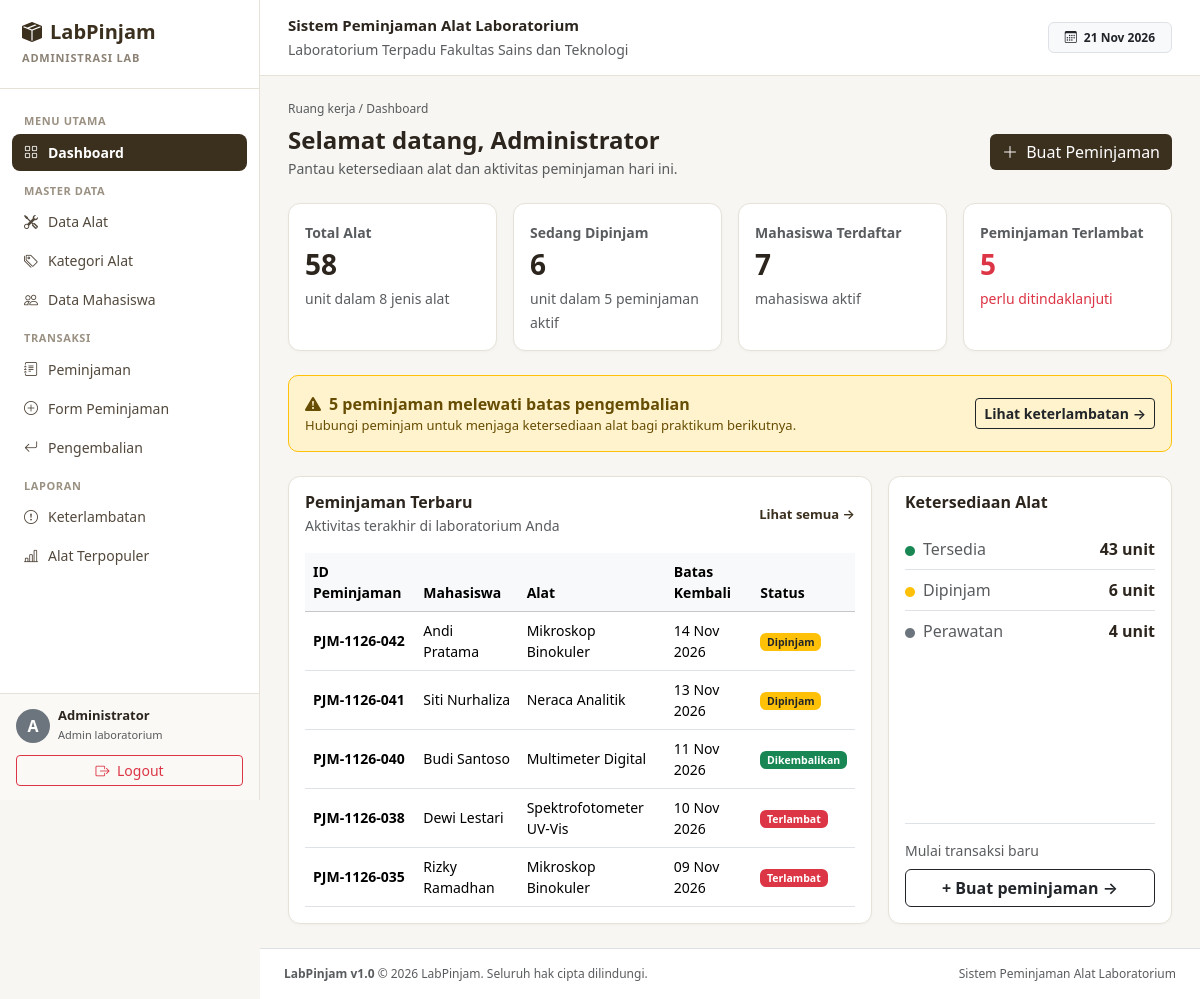
The app's page /index.php (signed in) with its own data.
### tables this page shows
CREATE TABLE `peminjaman` (
  `id` int(11) NOT NULL,
  `kode_peminjaman` varchar(30) NOT NULL,
  `mahasiswa_id` int(11) NOT NULL,
  `alat_id` int(11) NOT NULL,
  `admin_id` int(11) NOT NULL,
  `jumlah` int(11) NOT NULL,
  `tanggal_pinjam` date NOT NULL,
  `tanggal_jatuh_tempo` date NOT NULL,
  `tanggal_kembali` date DEFAULT NULL,
  `keperluan` text DEFAULT NULL,
  `status` enum('Dipinjam','Dikembalikan','Terlambat') NOT NULL DEFAULT 'Dipinjam'
);

CREATE TABLE `mahasiswa` (
  `id` int(11) NOT NULL,
  `nim` varchar(20) NOT NULL,
  `nama` varchar(100) NOT NULL,
  `prodi` varchar(100) DEFAULT NULL,
  `no_hp` varchar(20) DEFAULT NULL
);

CREATE TABLE `alat` (
  `id` int(11) NOT NULL,
  `kode_alat` varchar(20) NOT NULL,
  `nama_alat` varchar(100) NOT NULL,
  `kategori_id` int(11) NOT NULL,
  `stok_total` int(11) NOT NULL DEFAULT 0,
  `stok_tersedia` int(11) NOT NULL DEFAULT 0,
  `lokasi_penyimpanan` varchar(100) DEFAULT NULL,
  `kondisi` enum('Baik','Perawatan','Rusak') NOT NULL DEFAULT 'Baik'
);

### includes/auth.php (called while the page is built, shortened)
<?php
function e($string) {
    return htmlspecialchars((string)$string, ENT_QUOTES, 'UTF-8');
}

### index.php (the view, shortened to what this page needs)
<?php
require_once 'includes/auth.php';
require_once 'config/database.php';
$breadcrumb  = 'Ruang kerja / Dashboard';
$active_menu = 'dashboard';
$stat_alat = ['jenis' => 0, 'total_unit' => 0, 'tersedia' => 0];
$stat_pinjam = ['transaksi' => 0, 'unit' => 0];
$total_mahasiswa = 0;
$total_terlambat = 0;
$unit_perawatan = 0;
$peminjaman_terbaru = [];
try {
    $stat_alat = $pdo->query("
        SELECT COUNT(*) AS jenis,
               COALESCE(SUM(stok_total), 0) AS total_unit,
               COALESCE(SUM(stok_tersedia), 0) AS tersedia
        FROM alat
    ")->fetch();
    $unit_perawatan = (int) $pdo->query("
        SELECT COALESCE(SUM(stok_total), 0) FROM alat WHERE kondisi = 'Perawatan'
    ")->fetchColumn();
    $stat_pinjam = $pdo->query("
        SELECT COUNT(*) AS transaksi,
               COALESCE(SUM(jumlah), 0) AS unit
        FROM peminjaman
        WHERE status IN ('Dipinjam', 'Terlambat')
    ")->fetch();
    $total_mahasiswa = (int) $pdo->query("SELECT COUNT(*) FROM mahasiswa")->fetchColumn();
    $total_terlambat = (int) $pdo->query("
        SELECT COUNT(*) FROM peminjaman
        WHERE status = 'Terlambat' OR (status = 'Dipinjam' AND tanggal_jatuh_tempo < CURDATE())
    ")->fetchColumn();
    $peminjaman_terbaru = $pdo->query("
        SELECT p.kode_peminjaman, m.nama AS nama_mahasiswa, a.nama_alat,
               p.tanggal_jatuh_tempo, p.status
        FROM peminjaman p
        JOIN mahasiswa m ON p.mahasiswa_id = m.id
        JOIN alat a ON p.alat_id = a.id
        ORDER BY p.id DESC
        LIMIT 5
    ")->fetchAll();
} catch (PDOException $e) {
    $error_db = "Gagal memuat data dashboard: " . $e->getMessage();
}
require_once 'includes/header.php';
?>
<div class="d-flex justify-content-between align-items-center mb-4">
    <div>
        <h4 class="fw-bold mb-1">Selamat datang, <?= e($_SESSION['admin_nama']) ?></h4>
        <p class="text-muted mb-0" style="font-size: 14px;">Pantau ketersediaan alat dan aktivitas peminjaman hari ini.</p>
    </div>
    <a href="peminjaman/tambah.php" class="btn btn-brown">
        <i class="bi bi-plus-lg me-1"></i> Buat Peminjaman
    </a>
</div>
<div class="row g-3 mb-4">
    <div class="col-md-3">
        <div class="card-custom p-3 h-100">
            <small class="text-muted fw-semibold">Total Alat</small>
            <h3 class="fw-bold my-1"><?= e($stat_alat['total_unit']) ?></h3>
            <small class="text-muted">unit dalam <?= e($stat_alat['jenis']) ?> jenis alat</small>
        </div>
    </div>
    <div class="col-md-3">
        <div class="card-custom p-3 h-100">
            <small class="text-muted fw-semibold">Sedang Dipinjam</small>
            <h3 class="fw-bold my-1"><?= e($stat_pinjam['unit']) ?></h3>
            <small class="text-muted">unit dalam <?= e($stat_pinjam['transaksi']) ?> peminjaman aktif</small>
        </div>
    </div>
    <div class="col-md-3">
        <div class="card-custom p-3 h-100">
            <small class="text-muted fw-semibold">Mahasiswa Terdaftar</small>
            <h3 class="fw-bold my-1"><?= e($total_mahasiswa) ?></h3>
            <small class="text-muted">mahasiswa aktif</small>
        </div>
    </div>
    <div class="col-md-3">
        <div class="card-custom p-3 h-100">
            <small class="text-muted fw-semibold">Peminjaman Terlambat</small>
            <h3 class="fw-bold my-1 text-danger"><?= e($total_terlambat) ?></h3>
            <small class="text-danger">perlu ditindaklanjuti</small>
        </div>
    </div>
</div>
<?php if ($total_terlambat > 0): ?>
<div class="alert alert-warning d-flex justify-content-between align-items-center border-warning mb-4" style="border-radius: 10px;">
    <div>
        <strong><i class="bi bi-exclamation-triangle-fill me-2"></i><?= e($total_terlambat) ?> peminjaman melewati batas pengembalian</strong>
        <div style="font-size: 13px;">Hubungi peminjam untuk menjaga ketersediaan alat bagi praktikum berikutnya.</div>
    </div>
    <a href="laporan/keterlambatan.php" class="btn btn-sm btn-outline-dark fw-semibold">Lihat keterlambatan &rarr;</a>
</div>
<?php endif; ?>
<div class="row g-3">
    <div class="col-lg-8">
        <div class="card-custom p-3 h-100">
            <div class="d-flex justify-content-between align-items-center mb-3">
                <div>
                    <h6 class="fw-bold mb-0">Peminjaman Terbaru</h6>
                    <small class="text-muted">Aktivitas terakhir di laboratorium Anda</small>
                </div>
                <a href="peminjaman/index.php" class="text-decoration-none fw-semibold" style="font-size: 13px; color: #3b2f1e;">
                    Lihat semua &rarr;
                </a>
            </div>
            <div class="table-responsive">
                <table class="table table-hover align-middle mb-0" style="font-size: 14px;">
                    <thead class="table-light">
                        <tr>
                            <th>ID Peminjaman</th>
                            <th>Mahasiswa</th>
                            <th>Alat</th>
                            <th>Batas Kembali</th>
                            <th>Status</th>
                        </tr>
                    </thead>
                    <tbody>
                        <?php if (empty($peminjaman_terbaru)): ?>
                            <tr>
                                <td colspan="5" class="text-center text-muted py-3">Belum ada transaksi peminjaman.</td>
                            </tr>
                        <?php else: ?>
                            <?php foreach ($peminjaman_terbaru as $row): ?>
                                <?php
                                    $badge = 'bg-warning text-dark';
                                    if ($row['status'] === 'Dikembalikan') $badge = 'bg-success';
                                    elseif ($row['status'] === 'Terlambat') $badge = 'bg-danger';
                                ?>
                                <tr>
                                    <td class="fw-semibold"><?= e($row['kode_peminjaman']) ?></td>
                                    <td><?= e($row['nama_mahasiswa']) ?></td>
                                    <td><?= e($row['nama_alat']) ?></td>
                                    <td><?= e(date('d M Y', strtotime($row['tanggal_jatuh_tempo']))) ?></td>
                                    <td><span class="badge <?= $badge ?>"><?= e($row['status']) ?></span></td>
                                </tr>
                            <?php endforeach; ?>
                        <?php endif; ?>
                    </tbody>
                </table>
            </div>
        </div>
    </div>
    <div class="col-lg-4">
        <div class="card-custom p-3 h-100 d-flex flex-column justify-content-between">
            <div>
                <h6 class="fw-bold mb-3">Ketersediaan Alat</h6>
                <div class="d-flex justify-content-between py-2 border-bottom">
                    <span class="text-muted"><i class="bi bi-circle-fill text-success me-2" style="font-size: 10px;"></i>Tersedia</span>
                    <strong><?= e($stat_alat['tersedia']) ?> unit</strong>
                </div>
                <div class="d-flex justify-content-between py-2 border-bottom">
                    <span class="text-muted"><i class="bi bi-circle-fill text-warning me-2" style="font-size: 10px;"></i>Dipinjam</span>
                    <strong><?= e($stat_pinjam['unit']) ?> unit</strong>
                </div>
                <div class="d-flex justify-content-between py-2">
                    <span class="text-muted"><i class="bi bi-circle-fill text-secondary me-2" style="font-size: 10px;"></i>Perawatan</span>
                    <strong><?= e($unit_perawatan) ?> unit</strong>
                </div>
            </div>
            <div class="mt-4 pt-3 border-top">
                <small class="text-muted d-block mb-2">Mulai transaksi baru</small>
                <a href="peminjaman/tambah.php" class="btn btn-outline-dark w-100 fw-semibold">
                    + Buat peminjaman &rarr;
                </a>
            </div>
        </div>
    </div>
</div>
<?php require_once 'includes/footer.php'; ?>

### includes/header.php (shortened to what this page needs)
<?php
$breadcrumb  = $breadcrumb ?? 'Ruang kerja / Dashboard';
$active_menu = $active_menu ?? 'dashboard';
?>
<!DOCTYPE html>
<html lang="id">
<head>
    <link href="https://cdn.jsdelivr.net/npm/bootstrap@5.3.3/dist/css/bootstrap.min.css" rel="stylesheet">
    <link href="https://cdn.jsdelivr.net/npm/bootstrap-icons@1.11.3/font/bootstrap-icons.min.css" rel="stylesheet">
</head>
<body>
<aside class="sidebar">
    <div class="sidebar-brand">
        <h5><i class="bi bi-box-seam-fill me-2"></i>LabPinjam</h5>
        <small>ADMINISTRASI LAB</small>
    </div>
    <div class="sidebar-menu">
        <div class="menu-label">Menu Utama</div>
        <a href="/peminjaman-lab/index.php" class="nav-link <?= $active_menu === 'dashboard' ? 'active' : '' ?>">
            <i class="bi bi-grid"></i> Dashboard
        </a>
        <div class="menu-label">Master Data</div>
        <a href="/peminjaman-lab/alat/index.php" class="nav-link <?= $active_menu === 'alat' ? 'active' : '' ?>">
            <i class="bi bi-tools"></i> Data Alat
        </a>
        <a href="/peminjaman-lab/kategori/index.php" class="nav-link <?= $active_menu === 'kategori' ? 'active' : '' ?>">
            <i class="bi bi-tags"></i> Kategori Alat
        </a>
        <a href="/peminjaman-lab/mahasiswa/index.php" class="nav-link <?= $active_menu === 'mahasiswa' ? 'active' : '' ?>">
            <i class="bi bi-people"></i> Data Mahasiswa
        </a>
        <div class="menu-label">Transaksi</div>
        <a href="/peminjaman-lab/peminjaman/index.php" class="nav-link <?= $active_menu === 'peminjaman' ? 'active' : '' ?>">
            <i class="bi bi-journal-text"></i> Peminjaman
        </a>
        <a href="/peminjaman-lab/peminjaman/tambah.php" class="nav-link <?= $active_menu === 'form_peminjaman' ? 'active' : '' ?>">
            <i class="bi bi-plus-circle"></i> Form Peminjaman
        </a>
        <a href="/peminjaman-lab/peminjaman/pengembalian.php" class="nav-link <?= $active_menu === 'pengembalian' ? 'active' : '' ?>">
            <i class="bi bi-arrow-return-left"></i> Pengembalian
        </a>
        <div class="menu-label">Laporan</div>
        <a href="/peminjaman-lab/laporan/keterlambatan.php" class="nav-link <?= $active_menu === 'keterlambatan' ? 'active' : '' ?>">
            <i class="bi bi-exclamation-circle"></i> Keterlambatan
        </a>
        <a href="/peminjaman-lab/laporan/populer.php" class="nav-link <?= $active_menu === 'populer' ? 'active' : '' ?>">
            <i class="bi bi-bar-chart-line"></i> Alat Terpopuler
        </a>
    </div>
    <div class="sidebar-footer">
        <div class="d-flex align-items-center mb-2">
            <div class="rounded-circle bg-secondary text-white d-flex align-items-center justify-content-center me-2" style="width:34px;height:34px;font-weight:bold;">
                <?= strtoupper(substr($_SESSION['admin_nama'] ?? 'A', 0, 1)) ?>
            </div>
            <div style="line-height: 1.2;">
                <div class="fw-semibold" style="font-size: 13px;"><?= e($_SESSION['admin_nama'] ?? 'Administrator') ?></div>
                <small class="text-muted" style="font-size: 11px;">Admin laboratorium</small>
            </div>
        </div>
        <a href="/peminjaman-lab/logout.php" class="btn btn-outline-danger btn-sm w-100 mt-1">
            <i class="bi bi-box-arrow-right me-1"></i> Logout
        </a>
    </div>
</aside>
<div class="main-wrapper">
    <header class="topbar d-flex justify-content-between align-items-center">
        <div>
            <div class="fw-bold" style="font-size: 15px;">Sistem Peminjaman Alat Laboratorium</div>
            <small class="text-muted">Laboratorium Terpadu Fakultas Sains dan Teknologi</small>
        </div>
        <div class="text-end">
            <span class="badge bg-light text-dark border px-3 py-2">
                <i class="bi bi-calendar3 me-1"></i> <?= date('d M Y') ?>
            </span>
        </div>
    </header>
    <main class="content-area">
        <div class="text-muted mb-2" style="font-size: 12px;"><?= e($breadcrumb) ?></div>

### includes/footer.php (shortened to what this page needs)
</main>
    <footer class="px-4 py-3 border-top bg-white text-muted d-flex justify-content-between" style="font-size: 12px;">
        <span><strong>LabPinjam v1.0</strong> &copy; 2026 LabPinjam. Seluruh hak cipta dilindungi.</span>
        <span>Sistem Peminjaman Alat Laboratorium</span>
    </footer>
</div>
</body>
</html>

### includes/header.php (style rules this page uses)
body { background-color: #f7f6f2; color: #2c251d; font-family: 'Segoe UI', system-ui, -apple-system, sans-serif; }
.sidebar { width: 260px; min-height: 100vh; background-color: #ffffff; border-right: 1px solid #e6e2d8; position: fixed; top: 0; left: 0; display: flex; flex-direction: column; z-index: 100; }
.sidebar-brand { padding: 20px 22px; border-bottom: 1px solid #e6e2d8; }
.sidebar-brand h5 { margin: 0; font-weight: 700; color: #3b2f1e; }
.sidebar-brand small { font-size: 11px; letter-spacing: 0.8px; color: #8c8275; font-weight: 600; }
.sidebar-menu { padding: 14px 12px; flex-grow: 1; overflow-y: auto; }
.menu-label { font-size: 11px; font-weight: 700; text-transform: uppercase; color: #9b9183; padding: 10px 12px 4px; letter-spacing: 0.6px; }
.sidebar .nav-link { color: #52483c; font-size: 14px; padding: 8px 12px; border-radius: 8px; margin-bottom: 2px; display: flex; align-items: center; gap: 10px; transition: all 0.15s; }
.sidebar .nav-link.active { background-color: #3b2f1e; color: #ffffff; font-weight: 600; }
.sidebar-footer { padding: 14px 16px; border-top: 1px solid #e6e2d8; background-color: #faf9f6; }
.main-wrapper { margin-left: 260px; min-height: 100vh; display: flex; flex-direction: column; }
.topbar { background-color: #ffffff; border-bottom: 1px solid #e6e2d8; padding: 14px 28px; }
.content-area { padding: 24px 28px; flex-grow: 1; }
.card-custom { background: #ffffff; border: 1px solid #e6e2d8; border-radius: 12px; box-shadow: 0 1px 3px rgba(0,0,0,0.03); }
.btn-brown { background-color: #3b2f1e; color: #ffffff; border: none; }

### records on screen
peminjaman: kode_peminjaman "PJM-1126-042", mahasiswa.nama "Andi Pratama", alat.nama_alat "Mikroskop Binokuler", tanggal_jatuh_tempo "14 Nov 2026", status "Dipinjam"
peminjaman: kode_peminjaman "PJM-1126-041", mahasiswa.nama "Siti Nurhaliza", alat.nama_alat "Neraca Analitik", tanggal_jatuh_tempo "13 Nov 2026", status "Dipinjam"
peminjaman: kode_peminjaman "PJM-1126-040", mahasiswa.nama "Budi Santoso", alat.nama_alat "Multimeter Digital", tanggal_jatuh_tempo "11 Nov 2026", status "Dikembalikan"
peminjaman: kode_peminjaman "PJM-1126-038", mahasiswa.nama "Dewi Lestari", alat.nama_alat "Spektrofotometer UV-Vis", tanggal_jatuh_tempo "10 Nov 2026", status "Terlambat"
peminjaman: kode_peminjaman "PJM-1126-035", mahasiswa.nama "Rizky Ramadhan", alat.nama_alat "Mikroskop Binokuler", tanggal_jatuh_tempo "09 Nov 2026", status "Terlambat"

### other values on screen
substr($_SESSION['admin_nama'] ?? 'A', 0, 1) "A"
$_SESSION['admin_nama'] "Administrator"
$breadcrumb "Ruang kerja / Dashboard"
$stat_alat['total_unit'] "58"
$stat_alat['jenis'] "8"
$stat_pinjam['unit'] "6"
$stat_pinjam['transaksi'] "5"
$total_mahasiswa "7"
$total_terlambat "5"
$stat_alat['tersedia'] "43"
$unit_perawatan "4"
